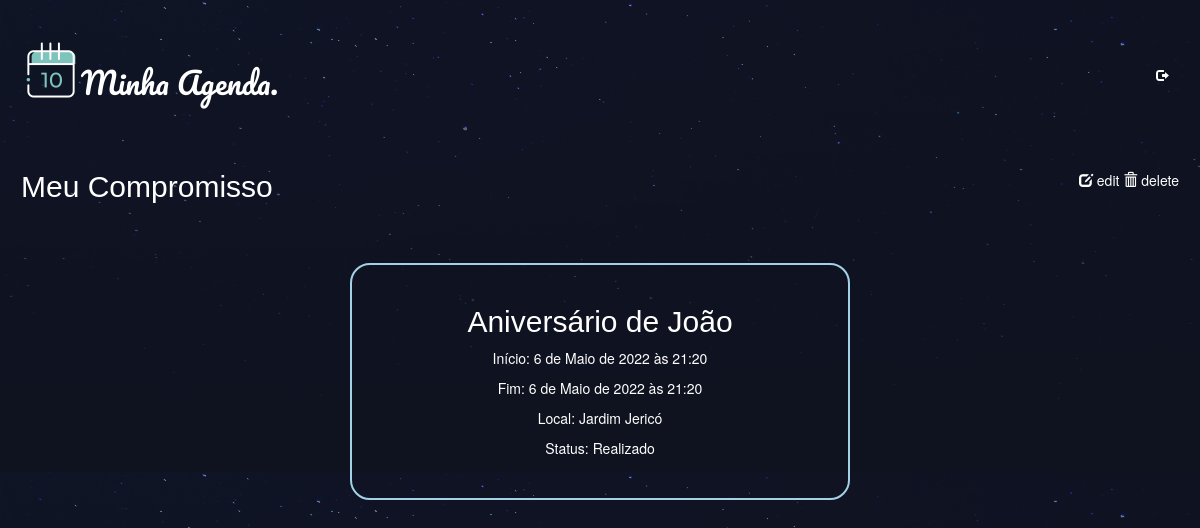
The page /compromissos/compromisso/20/ (signed in) on the database its author committed.
### compromisso/models.py (models this page shows, shortened)
class Compromisso(models.Model):
    nome = models.CharField(max_length=100)
    local = models.CharField(max_length=100)
    obs = models.TextField(blank=True)
    AG = 'Agendado'
    RL = 'Realizado'
    CL = 'Cancelado'
    status = models.CharField(max_length=20, choices=[(AG, 'Agendado'), (RL, 'Realizado'), (CL, 'Cancelado')],
                              default='Agendado')
    data_inicial = models.DateTimeField()
    data_final = models.DateTimeField()
    autor = models.ForeignKey(User, default=None, on_delete=models.CASCADE)

### compromisso/views.py (the view)
# urls.py: path('compromisso/<int:comp_id>/', views.compromisso_visualiza, name="visualiza"),
@login_required(login_url="/accounts/login/")
def compromisso_visualiza(request, comp_id):
    compromisso = Compromisso.objects.get(id=comp_id)
    now = timezone.now()
    if compromisso.data_final < now:
        compromisso.status = 'Realizado'
    return render(request, 'compromisso/compromisso_visualiza.html', {'compromisso': compromisso})

### compromisso/templates/compromisso/compromisso_visualiza.html (shortened to what this page needs)
{% extends 'base_layout.html'%}
{% block content %}
<header>
        <h2>Meu Compromisso</h2>
        <nav>
        <li>
                <a class="botao-icon" href="{% url 'compromisso:edita' comp_id=compromisso.id %}">
                        <span class="glyphicon glyphicon-edit"></span> edit
                </a>
                <a class="botao-icon" href="{% url 'compromisso:deleta' comp_id=compromisso.id %}">
                        <span class="glyphicon glyphicon-trash"></span> delete
                </a>
        </li>
        </nav>
</header>
<div class="compromisso-visualiza-wrapper">
        <div class="compromisso-visualiza">
                <p><h2>{{ compromisso.nome }}</h2></p>
                <p>Início: {{ compromisso.data_inicial }}</p>
                <p>Fim: {{ compromisso.data_final }}</p>
                <p>Local: {{ compromisso.local }}</p>
                <p>Status: {{ compromisso.status }}</p>
        </div>
</div>
{% endblock %}

### assets/styles.css (style rules this page uses)
body { background-color: #0f121f; color: #fff; background-image: url(/static/stars.png); background-repeat-y: no-repeat; padding: 0 1px 0 1px; }
.compromisso-visualiza-wrapper { display: flex; align-items: center; justify-content: center; }
.compromisso-visualiza { width: 500px; border-radius: 20px; align-self: center; text-align: center; border: 2px solid #a3d1e6; margin: 40px; padding: 30px; }
h2,h3,h4,h5 { font-family: Helvetica; font-weight: normal; margin: 0; }
a, a:hover, a:visited { text-decoration: none; }
header { display: grid; align-self: center; grid-template-columns: 1fr 1fr; padding: 20px 0; }
nav { justify-self: end; }
nav li { display: inline-block; margin-left: 20px; }
.botao-icon { background: none; color: #fff; cursor: pointer; size-adjust: 2px; cursor: pointer; }

### rows shown on the page
Compromisso: nome "Aniversário de João", data_inicial "6 de Maio de 2022 às 21:20", data_final "6 de Maio de 2022 às 21:20", local "Jardim Jericó", status "Realizado"
